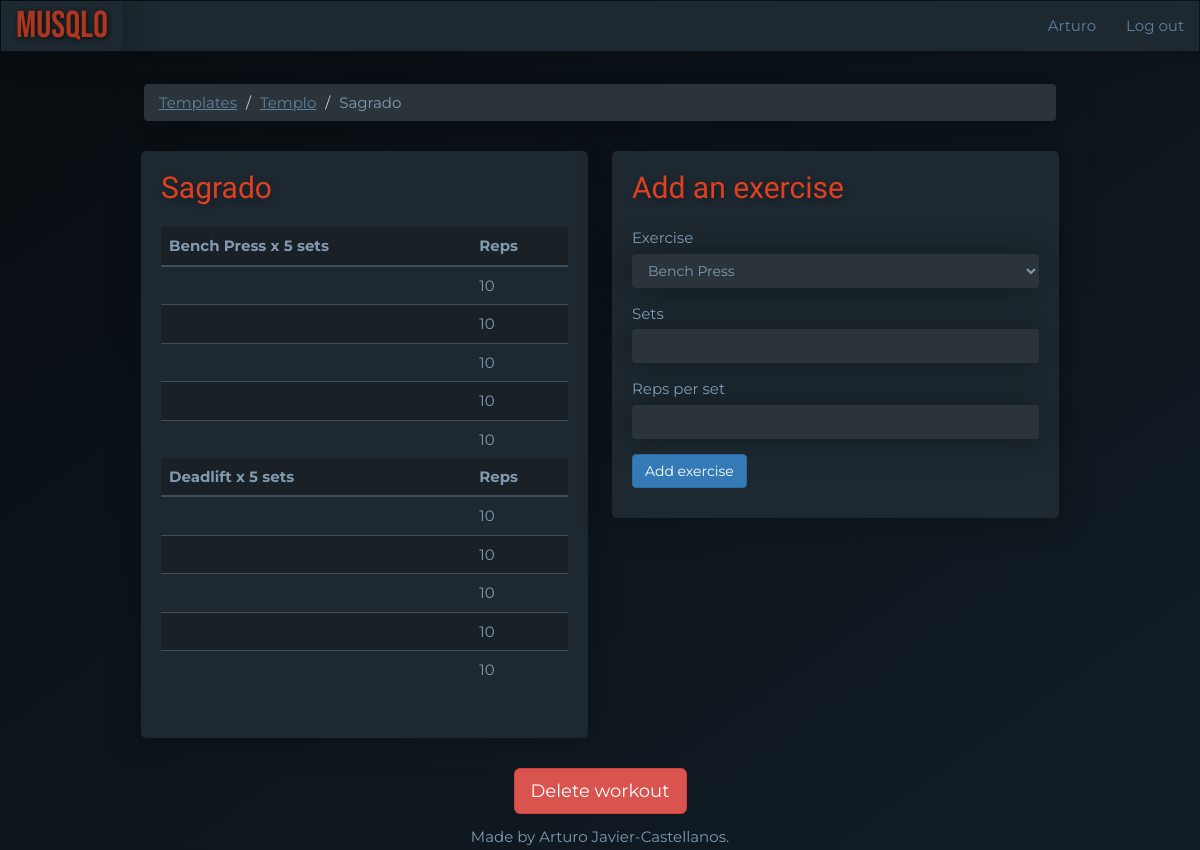
/workout-templates/4 (signed in), run on the app's committed database.
### main.py (models this page shows)
class User(UserMixin, db.Model):
    __tablename__ = "users"
    id = Column(Integer, primary_key=True)
    email = Column(String(100), unique=True)
    password = Column(String(100))
    name = Column(String(100))
    program_templates = relationship("ProgramTemplate", back_populates="user")
    programs = relationship("Program", back_populates="user")

class ProgramTemplate(db.Model):
    __tablename__ = "programTemplates"
    id = Column(Integer, primary_key=True)
    user_id = Column(Integer, ForeignKey("users.id"))
    user = relationship("User", back_populates="program_templates")
    name = Column(String(250), nullable=False)
    workout_templates = relationship("WorkoutTemplate", back_populates="parent_program_template")

class WorkoutTemplate(db.Model):
    __tablename__ = "workoutTemplates"
    id = Column(Integer, primary_key=True)
    name = Column(String(250), nullable=False)
    program_template_id = Column(Integer, ForeignKey("programTemplates.id"))
    parent_program_template = relationship("ProgramTemplate", back_populates="workout_templates")
    exercise_templates = relationship("ExerciseTemplate", back_populates="parent_workout_template")
    days = relationship('Day',
                        secondary="workoutdays",
                        back_populates="workout_templates")

class ExerciseTemplate(db.Model):
    __tablename__ = "exerciseTemplates"
    id = Column(Integer, primary_key=True)
    type = Column(String(200), nullable=False)
    workout_template_id = Column(Integer, ForeignKey("workoutTemplates.id"))
    parent_workout_template = relationship("WorkoutTemplate", back_populates="exercise_templates")
    set_templates = relationship("SetTemplate", back_populates="parent_exercise_template")

class SetTemplate(db.Model):
    __tablename__ = "setTemplates"
    id = Column(Integer, primary_key=True)
    reps = Column(Integer, nullable=False)
    exercise_id = Column(Integer, ForeignKey("exerciseTemplates.id"))
    parent_exercise_template = relationship("ExerciseTemplate", back_populates="set_templates")

### main.py (the view, shortened to what this page needs)
@app.route("/workout-templates/<int:workout_template_id>", methods=["GET", "POST"])
@protect_workout_template
def show_workout_template(workout_template_id):
    current_workout_template = WorkoutTemplate.query.get(workout_template_id)
    add_exercise_form = AddExerciseForm()
    return render_template("show-workout-template.html", workout=current_workout_template, form=add_exercise_form)

### forms.py
class AddExerciseForm(FlaskForm):
    type = SelectField("Exercise", choices=exercises)
    sets = IntegerField("Sets", validators=[DataRequired()])
    reps_per_set = IntegerField("Reps per set", validators=[DataRequired()])
    add = SubmitField("Add exercise")

### main.py (called while the page is built)
@login_manager.user_loader
def load_user(user_id):
    try:
        return User.query.get(int(user_id))
    except ValueError:
        return None

def protect_workout_template(f):
    @wraps(f)
    def decorated_function(workout_template_id, *args, **kwargs):
        requested_workout_template = WorkoutTemplate.query.get(workout_template_id)
        if requested_workout_template.parent_program_template.user_id != current_user.id:
            return abort(403)
        return f(workout_template_id, *args, **kwargs)
    return decorated_function

### templates/show-workout-template.html
{% extends 'bootstrap/base.html' %}
{% import "bootstrap/wtf.html" as wtf %}
{% block content %}
{% include "header.html" %}
    <ol class="breadcrumb">
      <li><a href="{{url_for('dashboard')}}">Templates</a></li>
     <li><a href="{{url_for('show_program_template', program_template_id=workout.parent_program_template.id)}}">{{workout.parent_program_template.name}}</a></li>
      <li class="active">{{ workout.name }}</li>
    </ol>
    <div class="row">
        <div class="col-lg-6">
            <div class="card">
                <h2 class="card-title">{{ workout.name }}</h2>
                <table class="table">
                    {% for exercise in workout.exercise_templates: %}
                        <thead>
                            <tr>
                                <th scope="col">{{exercise.type}} x {{ exercise.set_templates|count }} sets</th>
                                <th scope="col">Reps</th>
                            </tr>
                        </thead>
                        <tbody>
                        {% for set in exercise.set_templates|reverse: %}
                            <tr>
                                <td></td>
                                <td>{{set.reps}}</td>
                            </tr>
                        {% endfor %}
                        </tbody>
                    {% endfor %}
                </table>
            </div>
        </div>
        <div class="col-lg-6">
             <div class="card">
                <h2 class="card-title">Add an exercise</h2>
                {{ wtf.quick_form(form, novalidate=True, button_map={"add": "primary"}) }}
             </div>
        </div>
    </div>
    <div class="text-center">
        <a class="btn btn-lg btn-danger" href="{{url_for('delete_workout_template', workout_template_id=workout.id)}}">Delete workout</a>
    </div>
{% include "footer.html" %}
{% endblock %}

### templates/header.html (shortened to what this page needs)
<!DOCTYPE html>
<html lang="en">
<head>
    <link href="{{ url_for('static', filename='css/styles.css')}}" rel="stylesheet">
</head>
<body>
<div id="wrap">
<nav class="navbar navbar-inverted" role="navigation">
  <div class="navbar-header">
    <a class="navbar-brand" href="{{url_for('home')}}">MUSQLO</a>
  </div>
  <div class="collapse navbar-collapse" id="navbar-links">
  <ul class="nav navbar-nav navbar-right">
    {% if current_user.is_authenticated: %}
    <li><a href="{{url_for('user')}}">{{ current_user.name }}</a></li>
    <li><a href="{{url_for('logout')}}">Log out</a></li>
    {% else: %}
    <li><a href="{{ url_for('home',_anchor='login') }}">Log in</a></li>
    <li><a href="{{ url_for('register') }}">Register</a></li>
    {% endif %}
  </ul>
  </div>
</nav>
<div id="main">
<div class="container-fluid">

### static/css/styles.css (style rules this page uses)
body { font-family: 'Montserrat', sans-serif; font-size: 1.5rem; color: #819ab1; background: linear-gradient(to bottom right, #080d11, #121d26) fixed; }
.container-fluid { padding: 1% 12%; }
.card { background-color: #1d2830; border-radius: 5px; box-shadow: 0px 0 30px rgba(8, 13, 17, 0.5); padding: 0 20px 30px; margin-bottom: 30px; }
.breadcrumb { background-color: #2b343b; box-shadow: 0px 0 30px rgba(8, 13, 17, 0.5); margin-bottom: 30px; }
.breadcrumb > .active { font-family: 'Montserrat', sans-serif; color: #819ab1; }
.breadcrumb a { color: #61819e; text-decoration: underline; }
.card-title { font-family: 'Cairo', sans-serif; font-size: 3rem; color: #df4020; padding: 20px 0 15px; margin: 0 0 8px 0; text-shadow: 2px 3px 8px rgba(0, 0, 0, .3); }
.col-lg-6 { padding: 0 12px; }
label { font-weight: 400; }
.form-control { color: #819ab1; background-color: #2b343b; border: 0; box-shadow: 0px 0 30px rgba(8, 13, 17, 0.5); }
.navbar-collapse { font-family: 'Montserrat', sans-serif; background-color: #1d2830; box-shadow: 0px 0 30px rgba(8, 13, 17, 0.5); }
.navbar-collapse a { color: #61819e; }
.navbar-header { font-family: 'Montserrat', sans-serif; background-color: #1d2830; box-shadow: 0px 0 30px rgba(8, 13, 17, 0.5); }
.navbar-header a { color: #61819e; }
.navbar-inverted > .navbar-header > .navbar-brand { font-family: 'Bebas Neue', cursive; color: #ad361f; font-size: 2.5em; text-shadow: 1px 1px 5px rgba(0, 0, 0, .7); }
.table tr:nth-child(even) td { background-color: #1a2126; }
.table > thead > tr > th { background-color: #1a2126; border-bottom: 2px solid #404e59; border-top: 0; }
.table > tbody > tr > td { border-color: #404e59; }
html, body { height: 100%; }
#wrap { min-height: 100%; }
#main { overflow:auto; padding-bottom: 2%; }

### data on the page
User: name "Arturo"
ProgramTemplate: parent_program_template.name "Templo"
WorkoutTemplate: name "Sagrado"
ExerciseTemplate: type "Bench Press", set_templates|count "5"
SetTemplate: reps "10"
SetTemplate: reps "10"
SetTemplate: reps "10"
SetTemplate: reps "10"
SetTemplate: reps "10"
ExerciseTemplate: type "Deadlift", set_templates|count "5"
SetTemplate: reps "10"
SetTemplate: reps "10"
SetTemplate: reps "10"
SetTemplate: reps "10"
SetTemplate: reps "10"
